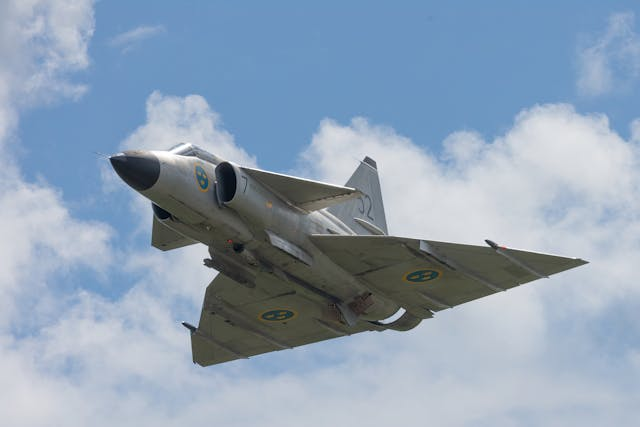
#> input picture data/pexels-saab-39.jpg, 640 x 427 px
$ jupyter execute '3 Create Border around Images.ipynb'
#> lines starting #> are read from the running program, lines starting #| are printed output that depends on the picture
<p style="font-family:ComicSansMS; font-size: 30px; color: magenta"> Python OpenCV | cv2.copyMakeBorder() method</p>

<p style="font-family:ComicSansMS; font-size: 20px; color: orange"> Syntax: cv2.copyMakeBorder(src, top, bottom, left, right, borderType, value)</p>

> Example #1:

[cell 1]
# Python program to explain cv2.erode() method

# importing cv2
import cv2
import os

# importing numpy
import numpy as np

# Reading an image in default mode
image = cv2.imread("../../data/pexels-saab-39.jpg")
#> image is the input picture: shape (427, 640, 3); mean B, G, R 180.8, 161.2, 143.1

# Using cv2.copyMakeBorder() method
image = cv2.copyMakeBorder(image, 10, 10, 10, 10, cv2.BORDER_CONSTANT, None, value = 0)
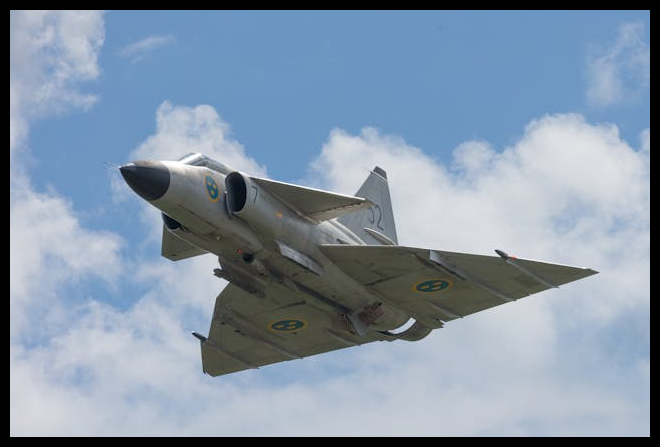
#> image: shape (447, 660, 3); mean B, G, R 167.5, 149.3, 132.6

cv2.imshow('Image', image)
cv2.waitKey(0)
cv2.destroyAllWindows()

> Example #2:

[cell 2]
# Using cv2.copyMakeBorder() method
image = cv2.copyMakeBorder(image, 100, 100, 50, 50, cv2.BORDER_REFLECT)
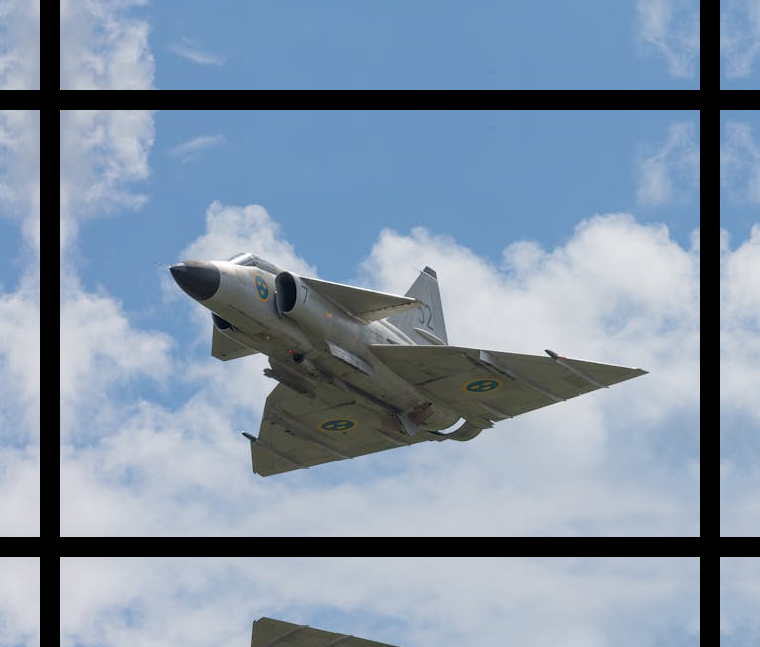
#> image: shape (647, 760, 3); mean B, G, R 167.2, 147.8, 130.6

# Displaying the image
cv2.imshow('Image', image)
cv2.waitKey(0)
cv2.destroyAllWindows()

[cell 3]
# Using cv2.copyMakeBorder() method
image = cv2.copyMakeBorder(image, 100, 100, 50, 50, cv2.BORDER_REFLECT)
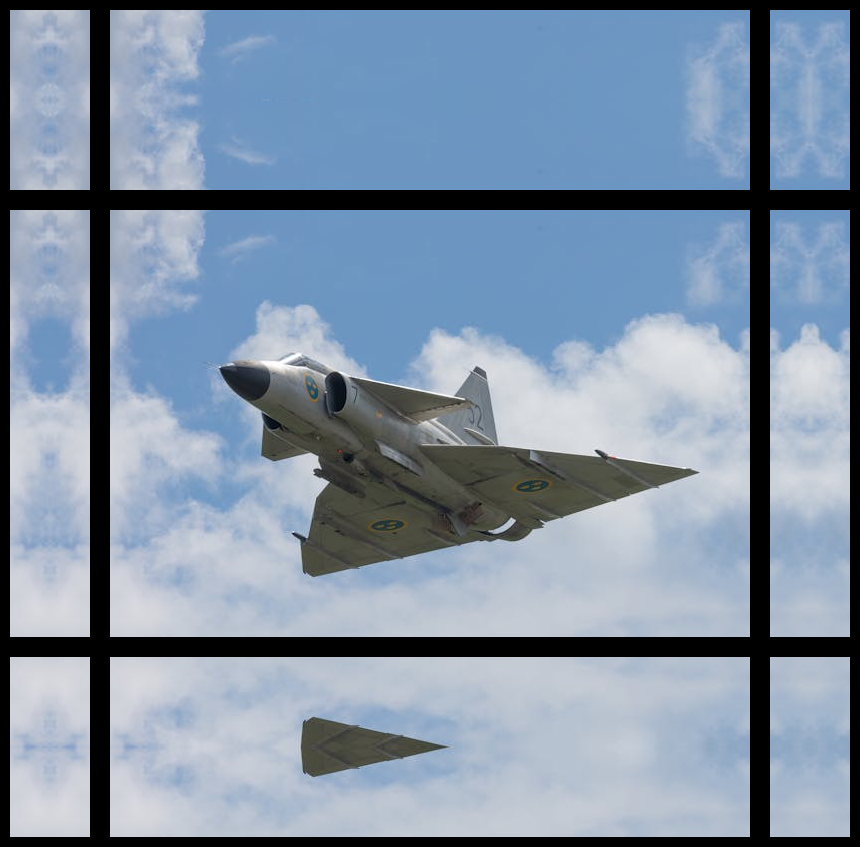
#> image: shape (847, 860, 3); mean B, G, R 165.9, 146.2, 129.2

# Displaying the image
cv2.imshow('Image', image)
cv2.waitKey(0)
cv2.destroyAllWindows()

$ run again, with data/pexels-saab-340.jpg copied over data/pexels-saab-39.jpg
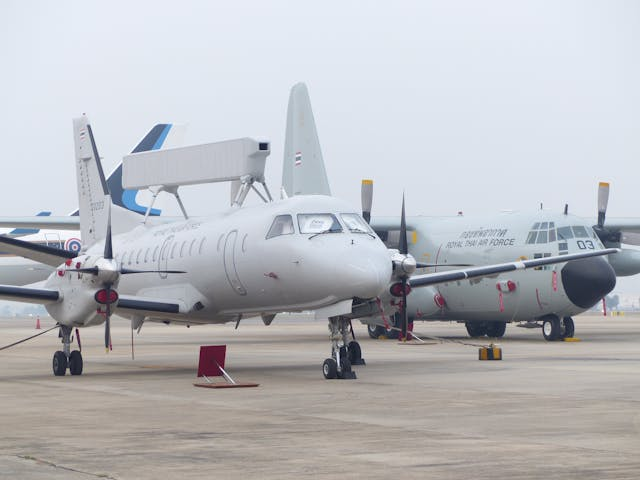
#> input picture data/pexels-saab-340.jpg, 640 x 480 px
#> image is the input picture: shape (480, 640, 3); mean B, G, R 190.4, 185.9, 184.5
#> `image = cv2.copyMakeBorder(image, 100, 100, 50, 50, cv2.BORDER_REFLECT)`:
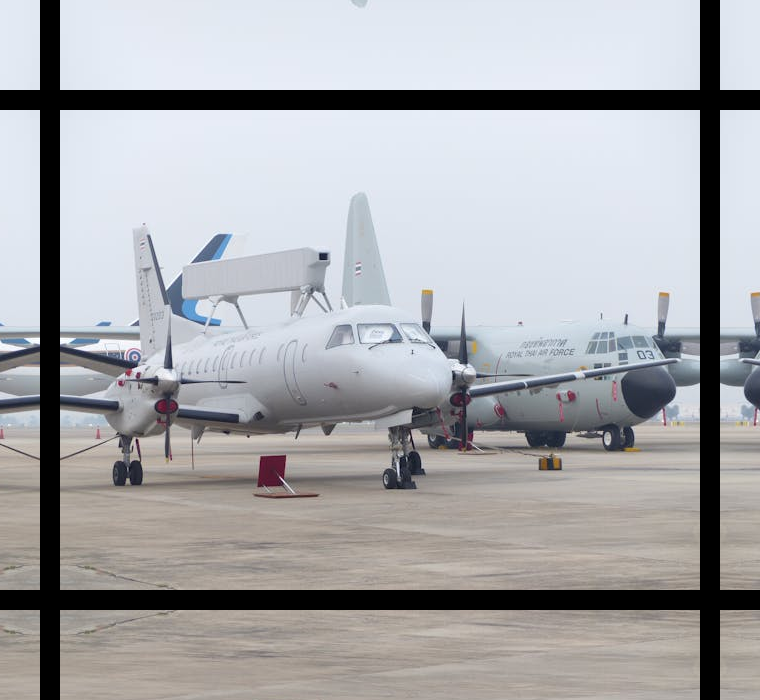
#> image: shape (700, 760, 3); mean B, G, R 172.5, 169.4, 168.7
#> `image = cv2.copyMakeBorder(image, 100, 100, 50, 50, cv2.BORDER_REFLECT)`:
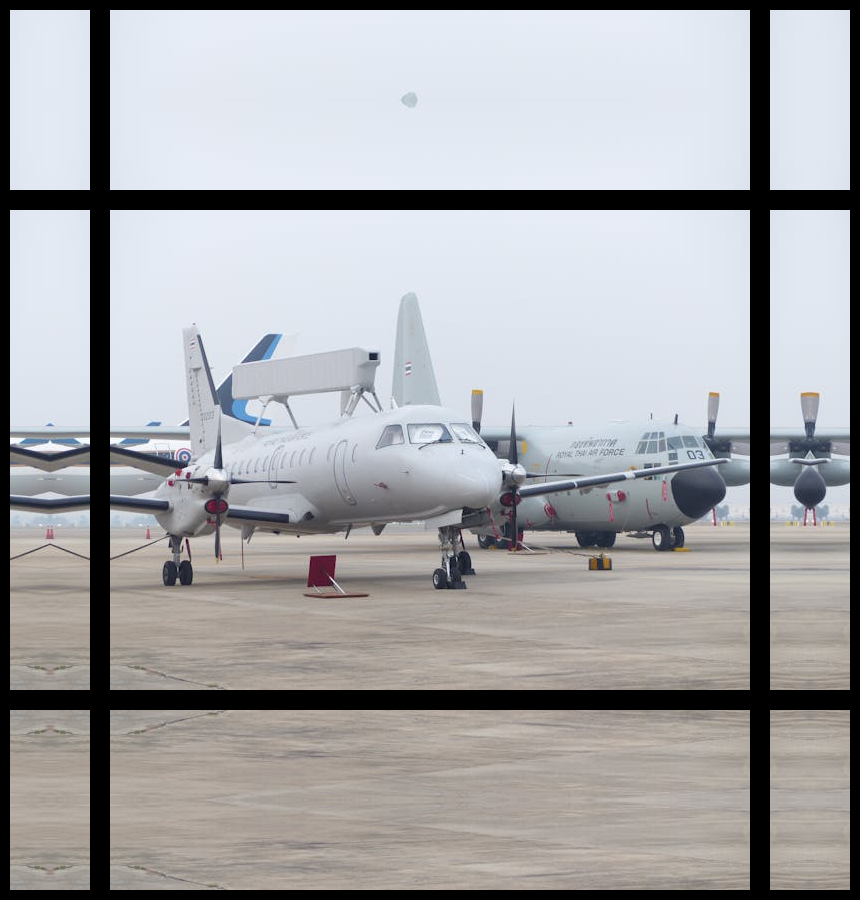
#> image: shape (900, 860, 3); mean B, G, R 169, 166.4, 165.9
